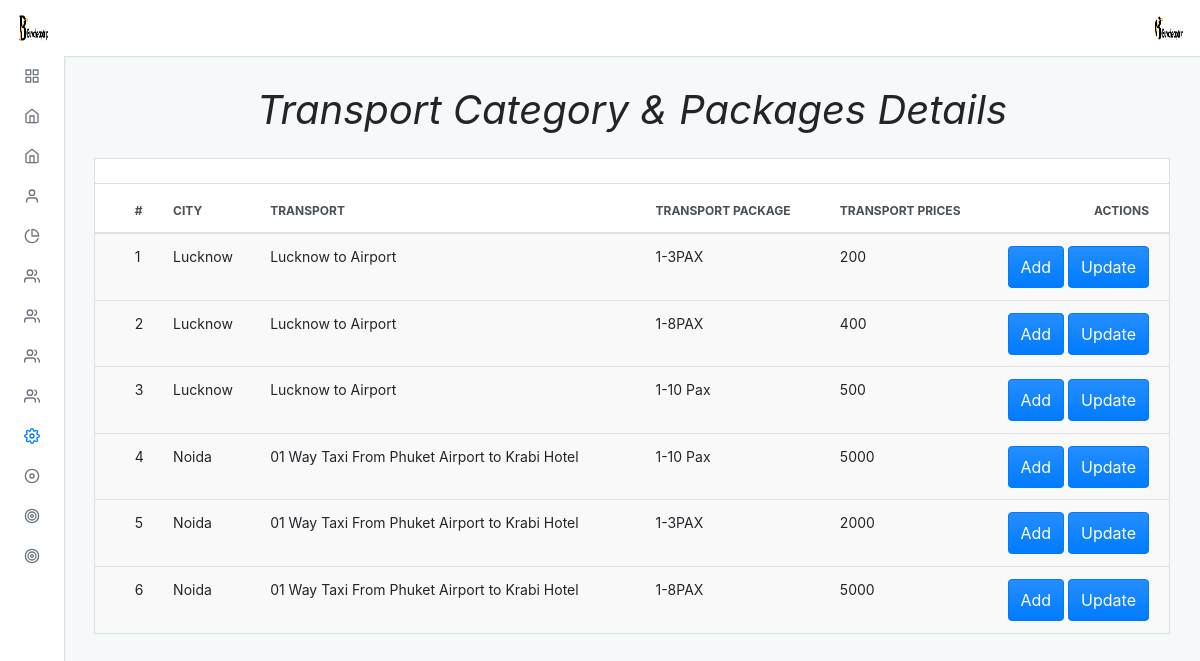
Page /admin/default/transport_category_all.php (signed in) on the committed database.
### tables this page shows
CREATE TABLE `transport` (
  `trans_id` int(11) NOT NULL,
  `transport_name` varchar(150) NOT NULL,
  `prices` double NOT NULL,
  `tcity_id` int(11) NOT NULL
);

CREATE TABLE `cities` (
  `city_id` int(11) NOT NULL,
  `city_name` varchar(100) NOT NULL
);

CREATE TABLE `transport_category` (
  `tranport_cat_id` int(11) NOT NULL,
  `transport_category` varchar(150) NOT NULL,
  `prices` double NOT NULL,
  `transref_id` int(100) NOT NULL
);

### admin/default/transport_category_all.php (the view, shortened to what this page needs)
<?php
include "../../connection.php";
?>
<?php $page = "setting";
include("./incluede/header.php") ?>
<div class="adminx-content">
    <div class="adminx-main-content">
        <div class="container-fluid">
            <div class="pb-3">
                <h1><b><i>Transport Category & Packages Details</i></b></h1>
            </div>
            <div class="row">
                <div class="col">
                    <div class="card mb-grid">
                        <div class="card-header d-flex justify-content-between align-items-center">
                        </div>
                        <div class="table-responsive-md">
                            <table class="table table-actions table-striped table-hover mb-0">
                                <thead>
                                    <tr>
                                        <th scope="col">
                                            <label class="custom-control custom-checkbox m-0 p-0">
                                            </label>
                                        </th>
                                        <th scope="col">#</th>
                                        <th scope="col">City</th>
                                        <th scope="col">Transport</th>
                                        <th scope="col">Transport Package</th>
                                        <th scope="col">Transport Prices</th>
                                        <th scope="col">Actions</th>
                                    </tr>
                                </thead>
                                <tbody>
                                    <?php
                                    $query = "SELECT transport.trans_id, transport.transport_name, cities.city_name,transport_category.tranport_cat_id, transport_category.transport_category, transport_category.prices
                                               FROM transport
                                               JOIN cities ON transport.tcity_id = cities.city_id
                                               JOIN transport_category ON transport.trans_id = transport_category.transref_id
                                               ORDER BY cities.city_name ASC";
                                    $res = mysqli_query($conn, $query);
                                    $a = 1;
                                    while ($row = mysqli_fetch_assoc($res)) {
                                    ?>
                                        <tr>
                                            <th scope="row">
                                                <label class="custom-control custom-checkbox m-0 p-0">
                                                </label>
                                            </th>
                                            <td><?php echo $a ?></td>
                                            <td><?php echo $row['city_name'] ?></td>
                                            <td><?php echo $row['transport_name'] ?></td>
                                            <td><?php echo $row['transport_category'] ?></td>
                                            <td><?php echo $row['prices'] ?></td>
                                            <td>
                                                <a href="transport_category"><button type="button" class="btn btn-primary waves-effect waves-light add">Add</button></a>
                                                <a href="transport_category_update?tranport_cat_id=<?php echo $row['tranport_cat_id']; ?>"><button type="button" class="btn btn-primary waves-effect waves-light add">Update</button></a>
                                            </td>
                                        <tr>
                                        <?php
                                        ++$a;
                                    }
                                        ?>
                                        <?php include("./incluede/footer.php") ?>

### admin/default/incluede/header.php (shortened to what this page needs)
<!DOCTYPE html>
<html lang="en">
<head>
  <link rel="stylesheet" type="text/css" href="./dist/css/adminx.css" media="screen" />
</head>
<body class=" virat">
  <div class="adminx-container">
    <?php
    $query = "select * from admin_login";
    $result = mysqli_query($conn, $query);
    while ($row = mysqli_fetch_assoc($result)) {
    ?>
      <nav class="navbar navbar-expand justify-content-between fixed-top virat_1">
        <a class="navbar-brand mb-0 h1 d-none d-md-block" href="admin">
          <img src="../upload/<?php echo $row['image']; ?>" class="navbar-brand-image d-inline-block align-top mr-2" class="circle" alt="">
        </a>
        <ul class="navbar-nav d-flex justify-content-end mr-2">
          <li class="nav-item dropdown">
            <a class="nav-link avatar-with-name" id="navbarDropdownMenuLink" data-toggle="dropdown" href="#">
              <img src="../upload/<?php echo $row['image']; ?>" class="d-inline-block align-top" class="rounded" alt="">
            </a>
          </li>
        </ul>
      <?php
    }
      ?>
      </nav>
      <div class="adminx-sidebar expand-hover push">
        <ul class="sidebar-nav">
          <li class="sidebar-nav-item">
            <a href="admin" class="sidebar-nav-link <?php if ($page == 'home') {
                                                      echo 'active';
                                                    } ?>">
              <span class="sidebar-nav-icon">
                <i data-feather="grid"></i>
              </span>
            </a>
          </li>
          <li class="sidebar-nav-item">
            <a class="sidebar-nav-link <?php if ($page == 'thailand') {
                                          echo 'active';
                                        } ?> collapsed" data-toggle="collapse" href="#examplepackage" aria-expanded="false" aria-controls="examplepackage">
              <span class="sidebar-nav-icon">
                <i data-feather="home"></i>
              </span>
            </a>
          </li>
          <li class="sidebar-nav-item">
            <a class="sidebar-nav-link <?php if ($page == 'slider') {
                                          echo 'active';
                                        } ?> collapsed" data-toggle="collapse" href="#example" aria-expanded="false" aria-controls="example">
              <span class="sidebar-nav-icon">
                <i data-feather="home"></i>
              </span>
            </a>
          </li>
          <li class="sidebar-nav-item">
            <a class=" sidebar-nav-link <?php if ($page == 'about') {
                                          echo 'active';
                                        } ?> collapsed" data-toggle="collapse" href="#exampl_a" aria-expanded="false" aria-controls="exampl_a">
              <span class="sidebar-nav-icon">
                <i data-feather="user"></i>
              </span>
            </a>
          </li>
          <li class="sidebar-nav-item">
            <a class=" sidebar-nav-link <?php if ($page == 'our') {
                                          echo 'active';
                                        } ?> collapsed" data-toggle="collapse" href="#examp" aria-expanded="false" aria-controls="examp">
              <span class="sidebar-nav-icon">
                <i data-feather="pie-chart"></i>
              </span>
            </a>
          </li>
          <li class="sidebar-nav-item">
            <a class=" sidebar-nav-link <?php if ($page == 'transport') {
                                          echo 'active';
                                        } ?> collapsed" data-toggle="collapse" href="#exa_team" aria-expanded="false" aria-controls="exa_team">
              <span class="sidebar-nav-icon">
                <i data-feather="users"></i>
              </span>
            </a>
          </li>
          <li class="sidebar-nav-item">
            <a class=" sidebar-nav-link <?php if ($page == 'transport') {
                                          echo 'active';
                                        } ?> collapsed" data-toggle="collapse" href="#exa_team89" aria-expanded="false" aria-controls="exa_team89">
              <span class="sidebar-nav-icon">
                <i data-feather="users"></i>
              </span>
            </a>
          </li>
          <li class="sidebar-nav-item">
            <a class=" sidebar-nav-link <?php if ($page == 'transport') {
                                          echo 'active';
                                        } ?> collapsed" data-toggle="collapse" href="#exa_team99" aria-expanded="false" aria-controls="exa_team99">
              <span class="sidebar-nav-icon">
                <i data-feather="users"></i>
              </span>
            </a>
          </li>
          <li class="sidebar-nav-item">
            <a class=" sidebar-nav-link <?php if ($page == 'users') {
                                          echo 'active';
                                        } ?> collapsed" data-toggle="collapse" href="#exa_team98" aria-expanded="false" aria-controls="exa_team98">
              <span class="sidebar-nav-icon">
                <i data-feather="users"></i>
              </span>
            </a>
          </li>
          <li class="sidebar-nav-item">
            <a class=" sidebar-nav-link <?php if ($page == 'setting') {
                                          echo 'active';
                                        } ?> collapsed" data-toggle="collapse" href="#ex" aria-expanded="false" aria-controls="ex">
              <span class="sidebar-nav-icon">
                <i data-feather="settings"></i>
              </span>
            </a>
            <li class="sidebar-nav-item">
                <a href="../default/users_wallet" class="sidebar-nav-link">
                  <span class="sidebar-nav-abbr">
                    <i data-feather="disc"></i>
                  </span>
                </a>
              </li>
              <li class="sidebar-nav-item">
                <a href="../default/thailand_payment" class="sidebar-nav-link">
                  <span class="sidebar-nav-abbr">
                    <i data-feather="target"></i>
                  </span>
                </a>
              </li>
              <li class="sidebar-nav-item">
                <a href="../default/manage_offer" class="sidebar-nav-link">
                  <span class="sidebar-nav-abbr">
                    <i data-feather="target"></i>
                  </span>
                </a>
              </li>
      </div>

### admin/default/incluede/header.php (style rules this page uses)
.pb-3 { text-align: center; }

### rows in the picture
transport: cities.city_name "Lucknow", transport_name "Lucknow to Airport", transport_category.transport_category "1-3PAX", transport_category.prices "200", transport_category.transport_category "1-8PAX", transport_category.prices "400", transport_category.transport_category "1-10 Pax", transport_category.prices "500"
transport: cities.city_name "Noida", transport_name "01 Way Taxi From Phuket Airport to Krabi Hotel", transport_category.transport_category "1-10 Pax", transport_category.prices "5000", transport_category.transport_category "1-3PAX", transport_category.prices "2000", transport_category.transport_category "1-8PAX"
